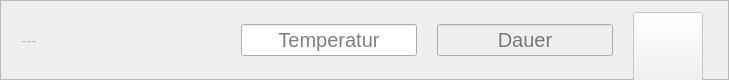
                  <widget class="QFrame" name="frm_mash_step6">
                   <property name="minimumSize">
                    <size>
                     <width>0</width>
                     <height>80</height>
                    </size>
                   </property>
                   <property name="maximumSize">
                    <size>
                     <width>16777215</width>
                     <height>80</height>
                    </size>
                   </property>
                   <property name="frameShape">
                    <enum>QFrame::StyledPanel</enum>
                   </property>
                   <property name="frameShadow">
                    <enum>QFrame::Raised</enum>
                   </property>
                   <layout class="QHBoxLayout" name="horizontalLayout_11">
                    <property name="spacing">
                     <number>20</number>
                    </property>
                    <property name="leftMargin">
                     <number>20</number>
                    </property>
                    <property name="rightMargin">
                     <number>25</number>
                    </property>
                    <item>
                     <widget class="QLabel" name="lbl_mash_step6_title">
                      <property name="enabled">
                       <bool>false</bool>
                      </property>
                      <property name="minimumSize">
                       <size>
                        <width>200</width>
                        <height>0</height>
                       </size>
                      </property>
                      <property name="font">
                       <font>
                        <pointsize>12</pointsize>
                       </font>
                      </property>
                      <property name="text">
                       <string>---</string>
                      </property>
                     </widget>
                    </item>
                    <item>
                     <widget class="QLineEdit" name="lne_mash_step6_temp">
                      <property name="font">
                       <font>
                        <pointsize>15</pointsize>
                       </font>
                      </property>
                      <property name="text">
                       <string/>
                      </property>
                      <property name="alignment">
                       <set>Qt::AlignCenter</set>
                      </property>
                      <property name="placeholderText">
                       <string>Temperatur</string>
                      </property>
                     </widget>
                    </item>
                    <item>
                     <widget class="QLineEdit" name="lne_mash_step6_time">
                      <property name="enabled">
                       <bool>false</bool>
                      </property>
                      <property name="font">
                       <font>
                        <pointsize>15</pointsize>
                       </font>
                      </property>
                      <property name="text">
                       <string/>
                      </property>
                      <property name="alignment">
                       <set>Qt::AlignCenter</set>
                      </property>
                      <property name="placeholderText">
                       <string>Dauer</string>
                      </property>
                     </widget>
                    </item>
                    <item>
                     <widget class="QPushButton" name="btn_mash_step6_alarm">
                      <property name="enabled">
                       <bool>false</bool>
                      </property>
                      <property name="minimumSize">
                       <size>
                        <width>70</width>
                        <height>80</height>
                       </size>
                      </property>
                      <property name="maximumSize">
                       <size>
                        <width>70</width>
                        <height>80</height>
                       </size>
                      </property>
                      <property name="icon">
                       <iconset>
                        <normaloff>assets/alarm0.png</normaloff>assets/alarm0.png</iconset>
                      </property>
                      <property name="iconSize">
                       <size>
                        <width>40</width>
                        <height>40</height>
                       </size>
                      </property>
                      <property name="checkable">
                       <bool>false</bool>
                      </property>
                     </widget>
                    </item>
                   </layout>
                  </widget>
